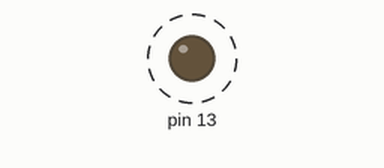
A sketch run on a simulated Arduino Uno, built with avr-gcc and run on an emulated ATmega328P. On the bench: output pins drawn as LEDs (lit = HIGH). Dashed ring = blinking. What the sketch prints to the serial monitor is not drawn.

Above: at 0.5 s.
Timing chart, 0 to 4.6 s (numbered marks = the images above):
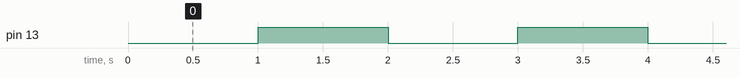

The sketch:

heartbeat.ino
```cpp
// heartbeat.ino
unsigned long n; // n is an unsigned long for millis() is of type unsigned long
void setup() {
  Serial.begin(9600);
  pinMode(13, OUTPUT);
}

void loop() {
  /* This section of code has a slight delay in the beginning where it
  will say '0 seconds have passed' for the first 1-2 bits of output, after
  which will readjust back to normal

  n = millis(); // n = # of ms since the program started
  delay(1000); // delay by 1000 ms or 1s
  Serial.print(n / 1000); // 'n' seconds have passed
  Serial.println(" seconds have passed");

  This next section attempts to shorten the number of lines of code from 4 to 3
  but has a similar issue

  delay(1000);
  Serial.print(millis() / 1000);
  Serial.println(" seconds have passed");
  */

  /* This section of code uses an alternative solution where
  n is incremented by 1 after a delay of 1000 ms. It is noticed that
  there exists no repeat outputs in the beginning unlike the other approach.

  delay(1000); // 1 seconds later...
  n++; // increment n so it goes from 0 to 1 second passing and so on and so forth
  Serial.print(n); // print out 'n seconds have passed'
  Serial.println(" seconds have passed");
  */

  delay(1000); // delay by 1 s
  digitalWrite(13, HIGH); // after 1 second delay, turn LED on
  Serial.print(++n); // ++n makes sure n is outputted after being incremented
  Serial.println(" seconds have passed"); // n seconds have passed
  delay(1000);
  digitalWrite(13, LOW); // turn off LED
}
```

Measured:
- by itself, pin 13: alternates HIGH for 1.0 s and LOW for 1.0 s
